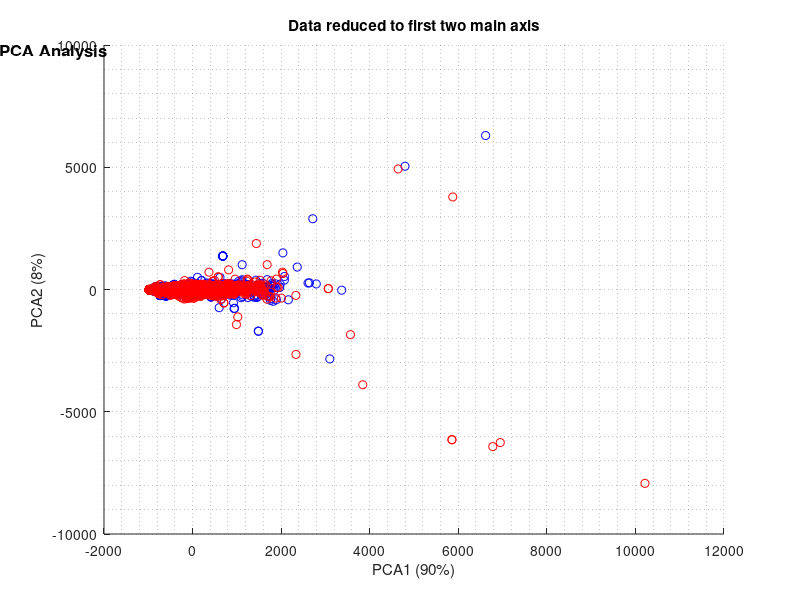
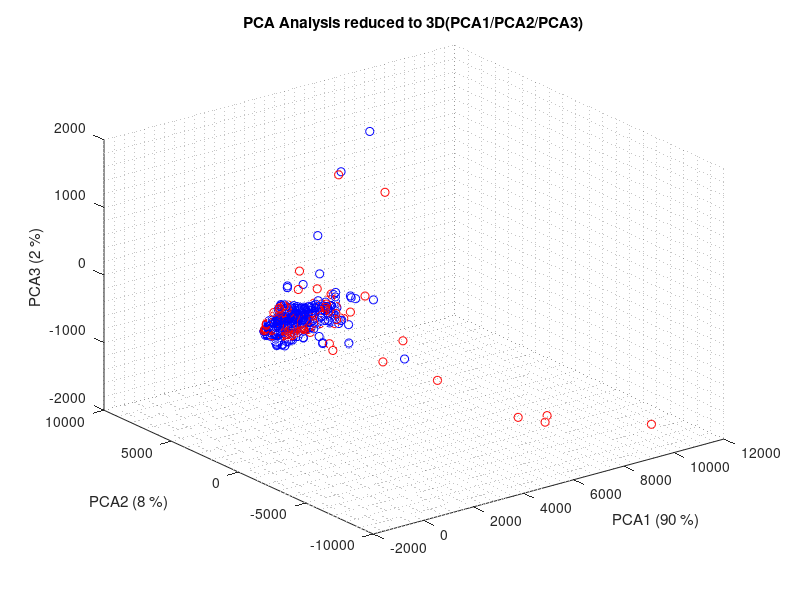
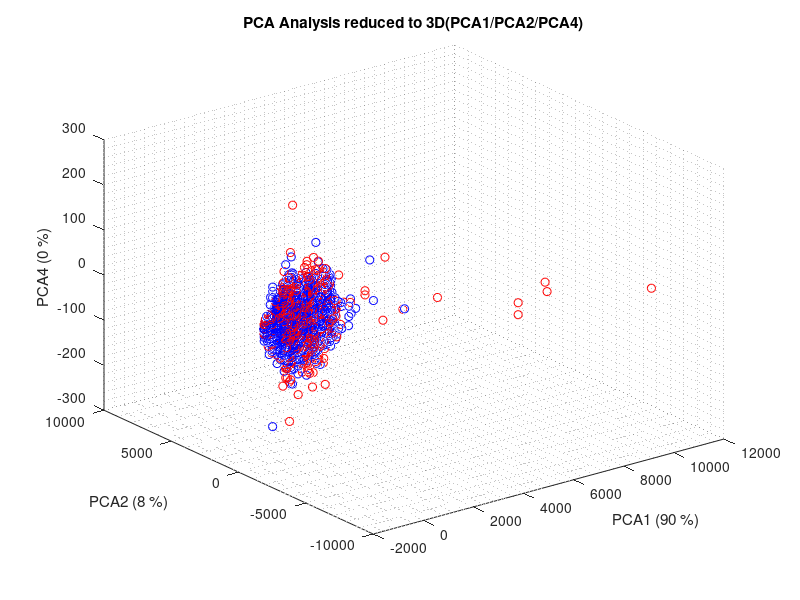
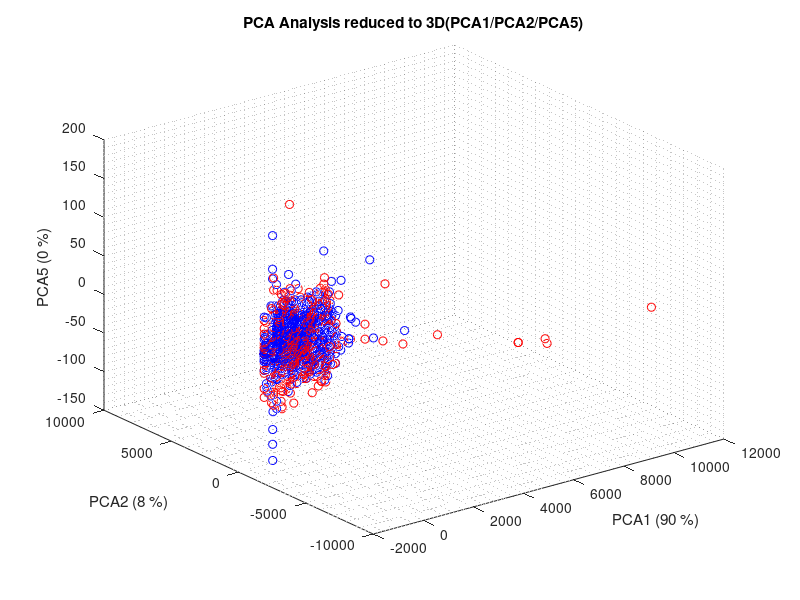

The MATLAB script that drew these images, in order:
%% Visualize PCA Analyse
clc;
clear;
close all;

%% Load data
% For new data run first Visualize_Dynamic_Data.m
load('pcaAnalysis.mat');

%% Plot combinations for 3D plot 

combo = [1,2,3;
         1,2,4;
         1,2,5;
         1,2,6;
         1,2,7;
         1,2,8;
         1,2,9;
         1,2,10;
         1,3,4;
         1,3,5;
         1,3,6;
         1,3,7;
         1,3,8;
         1,3,9;
         1,3,10;
         1,4,5;
         1,4,6;
         1,4,7;
         1,4,8;
         1,4,9;
         1,4,10;
         1,5,6;
         1,5,7;
         1,5,8;
         1,5,9;
         1,5,10;
         1,6,7;
         1,6,8;
         1,6,9;
         1,6,10;
         1,7,8;
         1,7,9;
         1,7,10];

nCombo = size(combo,1);

%% Plot 2D first two main axis

figure('units','normalized','outerposition',[0 0 1 1])
            annotation('textbox', [0 0.9 1 0.1], ...
            'String',...
            'PCA Analysis',...
            'EdgeColor', 'none', ...
            'HorizontalAlignment', 'center',...
            'FontSize',12, 'FontWeight', 'bold','interpreter','none')
        


hold on
scatter(pca.scores(pca.label==0,1),...
        pca.scores(pca.label==0,2),'b')
scatter(pca.scores(pca.label==1,1),...
        pca.scores(pca.label==1,2),'r')
    grid minor
hold off

xlabel(['PCA1 (',...
        num2str(round(pca.pcvars(1)/sum(pca.pcvars)*100)),'%)'])
ylabel(['PCA2 (',...
        num2str(round(pca.pcvars(2)/sum(pca.pcvars)*100)),'%)'])
title('Data reduced to first two main axis')


%% Plot 3D Combos
for n = 1 : nCombo

figure('units','normalized','outerposition',[0 0 1 1])

hold on
scatter3(pca.scores(pca.label==0,combo(n,1)),...
         pca.scores(pca.label==0,combo(n,2)),...
         pca.scores(pca.label==0,combo(n,3)),'b')
     
scatter3(pca.scores(pca.label==1,combo(n,1)),...
         pca.scores(pca.label==1,combo(n,2)),...
         pca.scores(pca.label==1,combo(n,3)),'r')
     grid minor
     
hold off
view(3)
xlabel(['PCA',...
        num2str(combo(n,1)),...
        ' (',...
        num2str(round(pca.pcvars(combo(n,1))/sum(pca.pcvars)*100)),' %)'])
ylabel(['PCA',...
        num2str(combo(n,2)),...
        ' (',...
        num2str(round(pca.pcvars(combo(n,2))/sum(pca.pcvars)*100)),' %)'])
zlabel(['PCA',...
        num2str(combo(n,3)),...
        ' (',...
        num2str(round(pca.pcvars(combo(n,3))/sum(pca.pcvars)*100)),' %)'])
title(['PCA Analysis reduced to 3D',...
       '(PCA',...
       num2str(combo(n,1)),...
       '/PCA',...
       num2str(combo(n,2)),...
       '/PCA',...
       num2str(combo(n,3)),...
       ')']);

end

